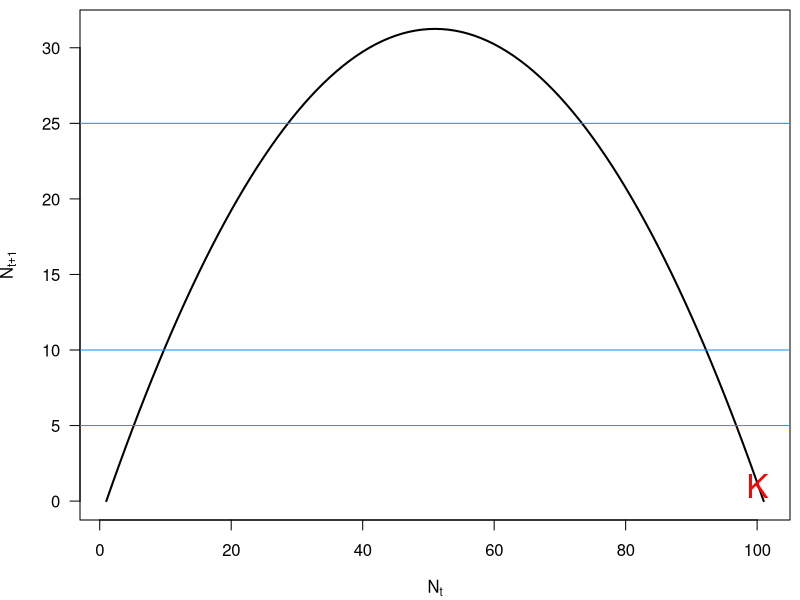
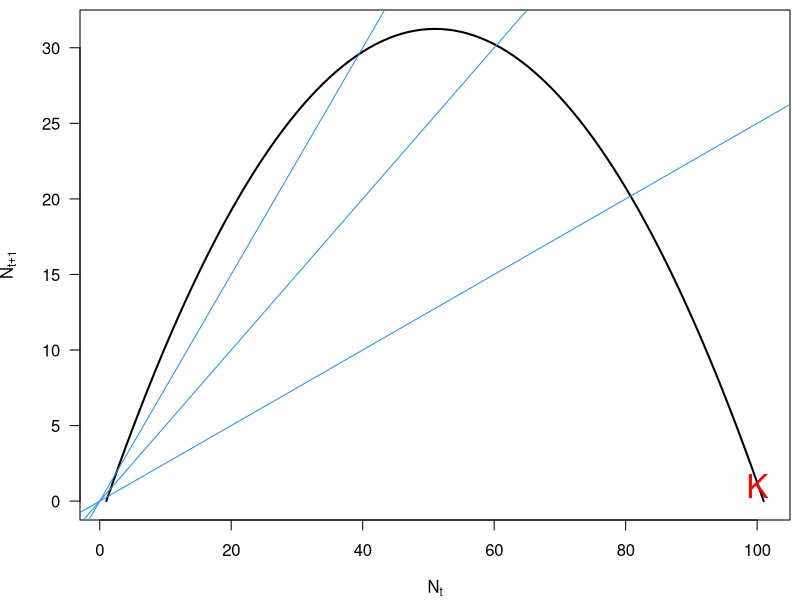

Here is the R script that generated these plots, in order:
## ---- chunk 1

logisticGrowth <- function(N, r=1.25, K=100){
  ret <- r*N * ((K-N)/K)
  return(ret)
}

par(mar=c(4,4,0.5,0.5))
plot(logisticGrowth(0:100), lwd=2, 
  ylab=expression(N[t+1]), 
  xlab=expression(N[t]), type='l', las=1)
points(100,1, cex=2, pch='K', col='red')

abline(h=5, col='dodgerblue')
abline(h=10, col='dodgerblue')
abline(h=25, col='dodgerblue')

## ---- chunk 2

par(mar=c(4,4,0.5,0.5))
plot(logisticGrowth(0:100), lwd=2, 
  ylab=expression(N[t+1]), 
  xlab=expression(N[t]), type='l', las=1)
points(100,1, cex=2, pch='K', col='red')

abline(b=0.75, a=0, col='dodgerblue')
abline(b=0.5, a=0, col='dodgerblue')
abline(b=0.25, a=0, col='dodgerblue')

